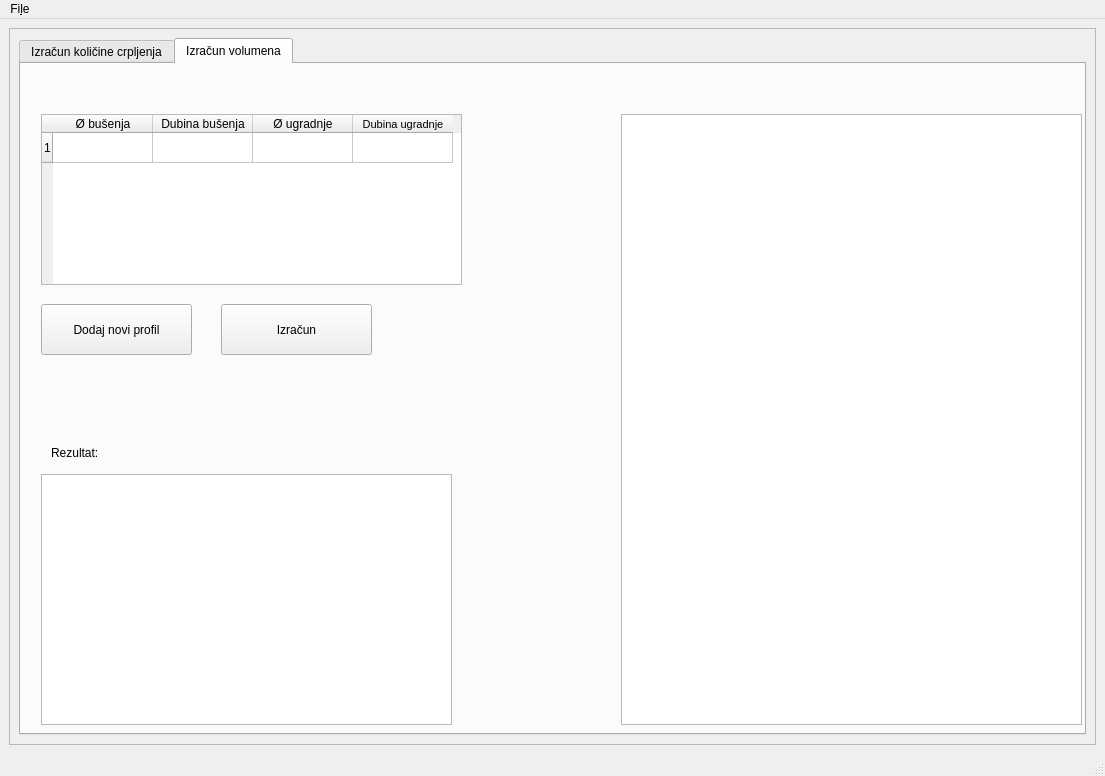
<?xml version="1.0" encoding="UTF-8"?>
<ui version="4.0">
 <class>Program</class>
 <widget class="QMainWindow" name="Program">
  <property name="geometry">
   <rect>
    <x>0</x>
    <y>0</y>
    <width>1105</width>
    <height>776</height>
   </rect>
  </property>
  <property name="windowTitle">
   <string>MainWindow</string>
  </property>
  <widget class="QWidget" name="centralwidget">
   <layout class="QHBoxLayout" name="horizontalLayout_2">
    <item>
     <widget class="QFrame" name="Pocetni_frame">
      <property name="frameShape">
       <enum>QFrame::StyledPanel</enum>
      </property>
      <property name="frameShadow">
       <enum>QFrame::Raised</enum>
      </property>
      <layout class="QGridLayout" name="gridLayout">
       <item row="0" column="1">
        <widget class="QTabWidget" name="Moduli">
         <property name="tabPosition">
          <enum>QTabWidget::North</enum>
         </property>
         <property name="currentIndex">
          <number>1</number>
         </property>
         <widget class="QWidget" name="tab">
          <attribute name="title">
           <string>Izračun količine crpljenja</string>
          </attribute>
          <widget class="QPushButton" name="Q_gumb">
           <property name="geometry">
            <rect>
             <x>710</x>
             <y>240</y>
             <width>141</width>
             <height>51</height>
            </rect>
           </property>
           <property name="text">
            <string>Izračun</string>
           </property>
           <property name="checkable">
            <bool>false</bool>
           </property>
           <property name="default">
            <bool>false</bool>
           </property>
           <property name="flat">
            <bool>false</bool>
           </property>
          </widget>
          <widget class="QTextBrowser" name="Izlaz">
           <property name="geometry">
            <rect>
             <x>290</x>
             <y>370</y>
             <width>541</width>
             <height>111</height>
            </rect>
           </property>
          </widget>
          <widget class="QWidget" name="layoutWidget">
           <property name="geometry">
            <rect>
             <x>286</x>
             <y>150</y>
             <width>366</width>
             <height>156</height>
            </rect>
           </property>
           <layout class="QVBoxLayout" name="verticalLayout">
            <item>
             <layout class="QHBoxLayout" name="horizontalLayout_5">
              <item>
               <widget class="QLabel" name="label">
                <property name="text">
                 <string>Duljina filtra [m]</string>
                </property>
               </widget>
              </item>
              <item alignment="Qt::AlignRight">
               <widget class="QLineEdit" name="u_l">
                <property name="toolTip">
                 <string>&lt;html&gt;&lt;head/&gt;&lt;body&gt;&lt;p&gt;Unesi duljinu filtra u metrima (npr. 10)&lt;/p&gt;&lt;/body&gt;&lt;/html&gt;</string>
                </property>
               </widget>
              </item>
             </layout>
            </item>
            <item>
             <layout class="QHBoxLayout" name="horizontalLayout_4">
              <item>
               <widget class="QLabel" name="label_2">
                <property name="text">
                 <string>Promjer filtra [m]</string>
                </property>
               </widget>
              </item>
              <item alignment="Qt::AlignRight">
               <widget class="QLineEdit" name="u_fi">
                <property name="toolTip">
                 <string>&lt;html&gt;&lt;head/&gt;&lt;body&gt;&lt;p&gt;Unesi promjer filtra u metrima (npr. 0.125) KORISTI DECIMALNU TOČKU!&lt;/p&gt;&lt;/body&gt;&lt;/html&gt;</string>
                </property>
               </widget>
              </item>
             </layout>
            </item>
            <item>
             <layout class="QHBoxLayout" name="horizontalLayout_3">
              <item>
               <widget class="QLabel" name="label_3">
                <property name="text">
                 <string>Propusnost filtra [%]</string>
                </property>
               </widget>
              </item>
              <item alignment="Qt::AlignRight">
               <widget class="QLineEdit" name="u_n">
                <property name="toolTip">
                 <string>&lt;html&gt;&lt;head/&gt;&lt;body&gt;&lt;p&gt;Unesi propusnost filtra (npr. 0.25) KORISTI DECIMALNU TOČKU!&lt;/p&gt;&lt;/body&gt;&lt;/html&gt;</string>
                </property>
               </widget>
              </item>
             </layout>
            </item>
            <item>
             <layout class="QHBoxLayout" name="horizontalLayout">
              <item>
               <widget class="QLabel" name="label_4">
                <property name="text">
                 <string>Maks. ulazna brzina (0,01 - 0,06 m/s)</string>
                </property>
               </widget>
              </item>
              <item alignment="Qt::AlignRight">
               <widget class="QLineEdit" name="u_vm">
                <property name="toolTip">
                 <string>&lt;html&gt;&lt;head/&gt;&lt;body&gt;&lt;p&gt;Unesi maksimalnu ulaznu brzinu u m/s (npr. 0.03) KORISTI DECIMALNU TOČKU!&lt;/p&gt;&lt;/body&gt;&lt;/html&gt;</string>
                </property>
                <property name="inputMethodHints">
                 <set>Qt::ImhPreferNumbers</set>
                </property>
               </widget>
              </item>
             </layout>
            </item>
           </layout>
          </widget>
          <widget class="QLabel" name="label_5">
           <property name="geometry">
            <rect>
             <x>290</x>
             <y>350</y>
             <width>58</width>
             <height>18</height>
            </rect>
           </property>
           <property name="text">
            <string>Rezultat:</string>
           </property>
          </widget>
         </widget>
         <widget class="QWidget" name="tab_2">
          <attribute name="title">
           <string>Izračun volumena</string>
          </attribute>
          <widget class="QTableWidget" name="tablica_volumen">
           <property name="geometry">
            <rect>
             <x>20</x>
             <y>50</y>
             <width>421</width>
             <height>171</height>
            </rect>
           </property>
           <property name="toolTip">
            <string>&lt;html&gt;&lt;head/&gt;&lt;body&gt;&lt;p&gt;Unesi podatke o bušenju i ugradnji u metrima.&lt;/p&gt;&lt;p&gt;KORISTI DECIMALNU TOČKU!&lt;/p&gt;&lt;/body&gt;&lt;/html&gt;</string>
           </property>
           <property name="inputMethodHints">
            <set>Qt::ImhPreferNumbers</set>
           </property>
           <property name="tabKeyNavigation">
            <bool>true</bool>
           </property>
           <property name="alternatingRowColors">
            <bool>true</bool>
           </property>
           <property name="showGrid">
            <bool>true</bool>
           </property>
           <property name="gridStyle">
            <enum>Qt::SolidLine</enum>
           </property>
           <property name="sortingEnabled">
            <bool>false</bool>
           </property>
           <property name="wordWrap">
            <bool>true</bool>
           </property>
           <property name="cornerButtonEnabled">
            <bool>true</bool>
           </property>
           <property name="rowCount">
            <number>1</number>
           </property>
           <property name="columnCount">
            <number>4</number>
           </property>
           <attribute name="horizontalHeaderCascadingSectionResizes">
            <bool>false</bool>
           </attribute>
           <attribute name="horizontalHeaderHighlightSections">
            <bool>false</bool>
           </attribute>
           <attribute name="horizontalHeaderShowSortIndicator" stdset="0">
            <bool>false</bool>
           </attribute>
           <attribute name="horizontalHeaderStretchLastSection">
            <bool>false</bool>
           </attribute>
           <row/>
           <column>
            <property name="text">
             <string>Ø bušenja</string>
            </property>
           </column>
           <column>
            <property name="text">
             <string>Dubina bušenja</string>
            </property>
            <property name="font">
             <font>
              <pointsize>9</pointsize>
             </font>
            </property>
           </column>
           <column>
            <property name="text">
             <string>Ø ugradnje</string>
            </property>
            <property name="font">
             <font>
              <pointsize>9</pointsize>
             </font>
            </property>
           </column>
           <column>
            <property name="text">
             <string>Dubina ugradnje</string>
            </property>
            <property name="font">
             <font>
              <pointsize>8</pointsize>
             </font>
            </property>
           </column>
          </widget>
          <widget class="QPushButton" name="vol_novi_profil">
           <property name="geometry">
            <rect>
             <x>20</x>
             <y>240</y>
             <width>151</width>
             <height>51</height>
            </rect>
           </property>
           <property name="text">
            <string>Dodaj novi profil</string>
           </property>
          </widget>
          <widget class="QPushButton" name="vol_racun_gumb">
           <property name="geometry">
            <rect>
             <x>200</x>
             <y>240</y>
             <width>151</width>
             <height>51</height>
            </rect>
           </property>
           <property name="text">
            <string>Izračun</string>
           </property>
          </widget>
          <widget class="QTextBrowser" name="vol_izlaz">
           <property name="geometry">
            <rect>
             <x>20</x>
             <y>410</y>
             <width>411</width>
             <height>251</height>
            </rect>
           </property>
          </widget>
          <widget class="QLabel" name="label_11">
           <property name="geometry">
            <rect>
             <x>30</x>
             <y>380</y>
             <width>58</width>
             <height>18</height>
            </rect>
           </property>
           <property name="text">
            <string>Rezultat:</string>
           </property>
          </widget>
          <widget class="QGraphicsView" name="graf_vol">
           <property name="geometry">
            <rect>
             <x>600</x>
             <y>50</y>
             <width>461</width>
             <height>611</height>
            </rect>
           </property>
          </widget>
         </widget>
        </widget>
       </item>
      </layout>
     </widget>
    </item>
   </layout>
  </widget>
  <widget class="QMenuBar" name="menubar">
   <property name="geometry">
    <rect>
     <x>0</x>
     <y>0</y>
     <width>1105</width>
     <height>30</height>
    </rect>
   </property>
   <widget class="QMenu" name="menuIzra_un_parametara_zdenca">
    <property name="title">
     <string>Fi&amp;le</string>
    </property>
    <addaction name="separator"/>
    <addaction name="actionSave"/>
    <addaction name="actionSave_as"/>
    <addaction name="actionOpen"/>
    <addaction name="actionClose"/>
   </widget>
   <addaction name="menuIzra_un_parametara_zdenca"/>
  </widget>
  <widget class="QStatusBar" name="statusbar"/>
  <action name="actionSave">
   <property name="text">
    <string>&amp;Save</string>
   </property>
  </action>
  <action name="actionSave_as">
   <property name="text">
    <string>Sa&amp;ve as</string>
   </property>
  </action>
  <action name="actionOpen">
   <property name="text">
    <string>&amp;Open</string>
   </property>
  </action>
  <action name="actionClose">
   <property name="text">
    <string>&amp;Close</string>
   </property>
  </action>
 </widget>
 <tabstops>
  <tabstop>u_l</tabstop>
  <tabstop>u_fi</tabstop>
  <tabstop>u_n</tabstop>
  <tabstop>u_vm</tabstop>
  <tabstop>Q_gumb</tabstop>
  <tabstop>Izlaz</tabstop>
 </tabstops>
 <resources/>
 <connections/>
</ui>
